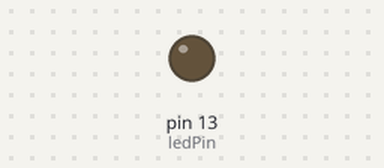
Bench run of a sketch on a simulated Arduino Uno, built with avr-gcc and run on an emulated ATmega328P. Parts: output pins drawn as LEDs (lit = HIGH).

Above: at 0.3 s.
At 4.6 s:
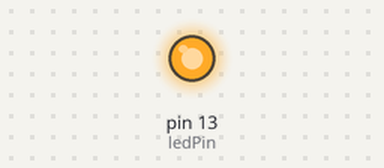
Timing chart, 0 to 7.2 s (numbered marks = the images above):
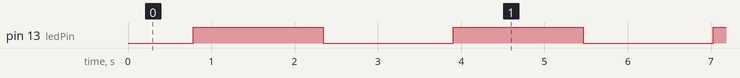

Measured:
- by itself, pin 13 (ledPin): alternates HIGH for 1.6 s and LOW for 1.6 s

The sketch:

Fade2.ino
```cpp
/*
Fade two
*/

int ledPin = 13;

void setup() {
  }

void loop() {
 //fade in from min to max in increment of 5 points:
 for (int fadeValue = 0; fadeValue <= 255; fadeValue += 5){
      analogWrite(ledPin, fadeValue);
   delay(30);
 }
 //fade out from max to min in increment of 5 points:
 for (int fadeValue =255; fadeValue >= 0; fadeValue -= 5){
      analogWrite(ledPin, fadeValue);
   delay(30);
 }

}
```
